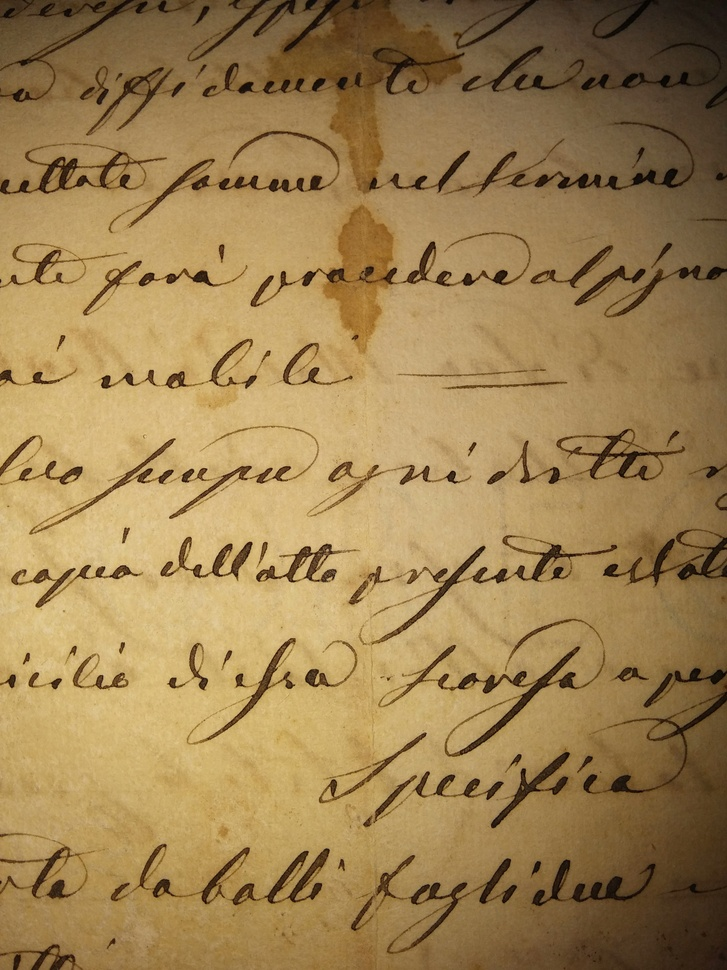
#> input picture basic/hand_writing.jpg, 727 x 970 px, shrunk from 3120 x 4160 before the run
$ python image_contours.py
#> lines starting #> are read from the running program, lines starting #| are printed output that depends on the picture; after the words box and inside, x2 and y2 are one past the last pixel; in counts of white or black regions, pixels touching at a corner belong together
# 이미지에서 컨투어 찾으려면 mode정해주어야 하고
# 입력이미지는 grayscale threshold로 이미지 전처리 필요

import cv2
import matplotlib.pyplot as plt

img = cv2.imread("hand_writing.jpg")
#> img is the input picture: shape (970, 727, 3); mean B, G, R 82.2, 130, 158.5
img_gray = cv2.cvtColor(img, cv2.COLOR_BGR2GRAY) # flag 지금 이상함
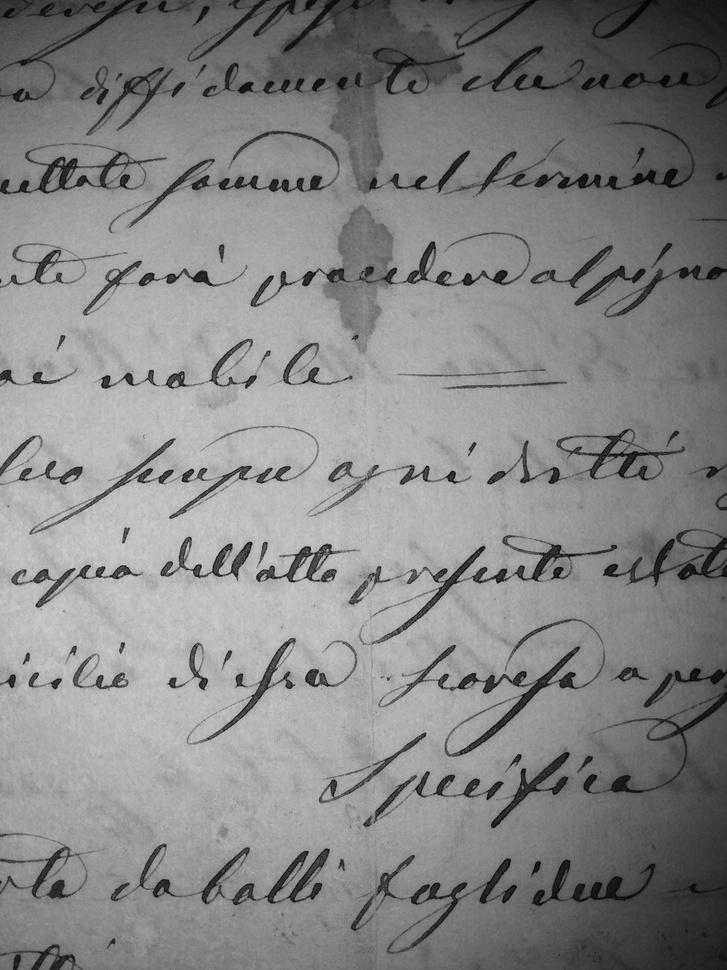
#> img_gray: shape (970, 727); min 2, max 208, mean 133.1
ret_max, img_thres = cv2.threshold(img_gray, 127, 255, 0)
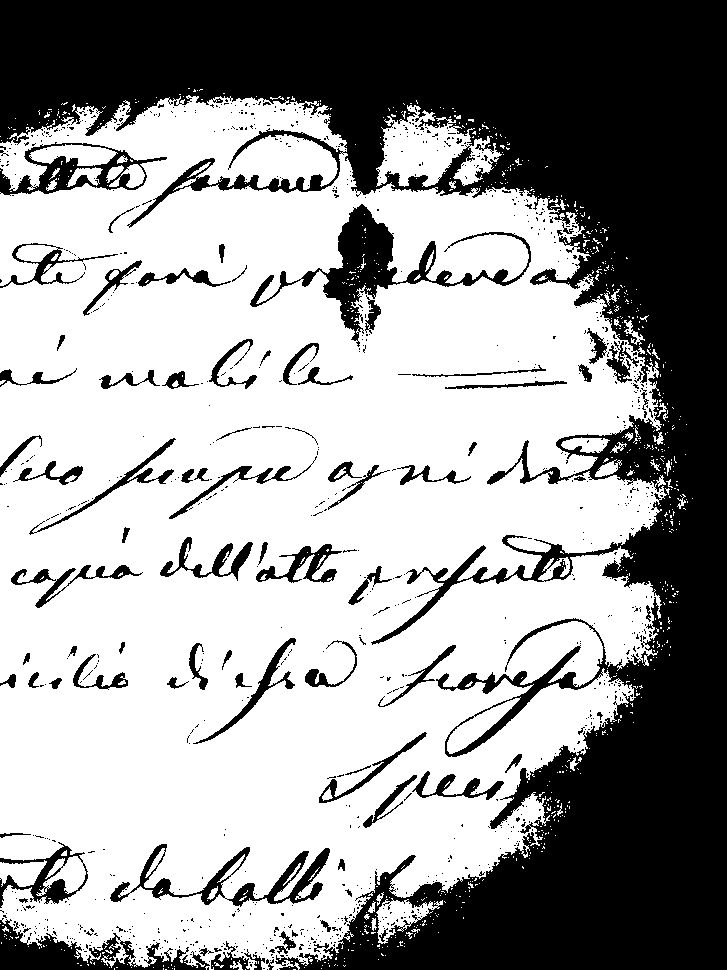
#> img_thres: shape (970, 727); 61.1% white; 1003 black regions (919 under 20 px), largest, box (x1, y1, x2, y2) and area: (0, 0, 727, 970) 232847, (250, 204, 531, 347) 6765, (0, 918, 210, 970) 4247

plt.imshow(img)
plt.show()

$ run again, with basic/cat.jpg copied over basic/hand_writing.jpg
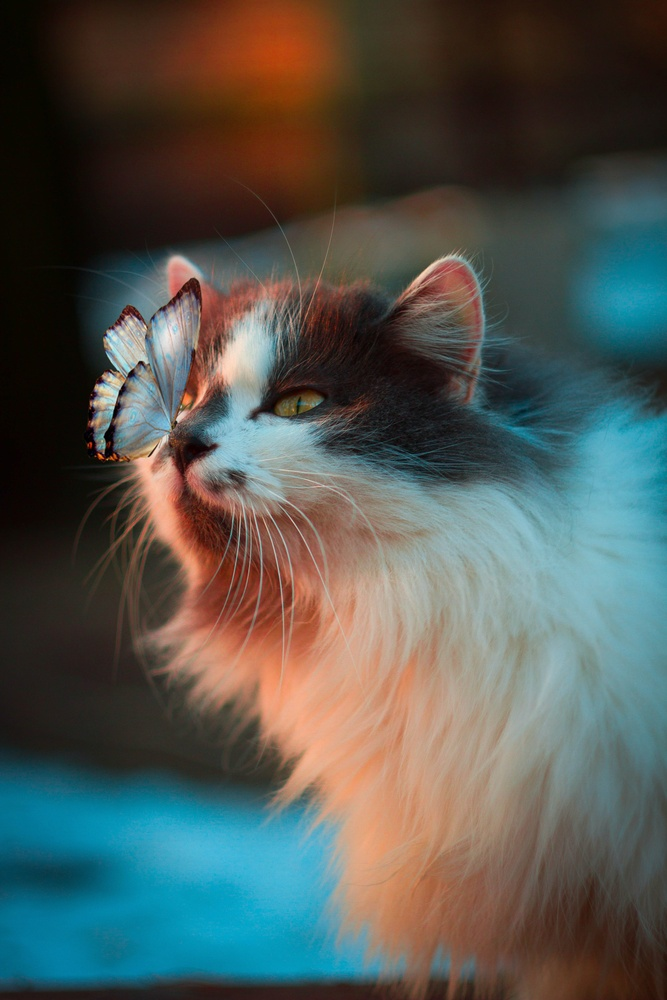
#> input picture basic/cat.jpg, 667 x 1000 px, shrunk from 3456 x 5184 before the run
#> img is the input picture: shape (1000, 667, 3); mean B, G, R 81.7, 86.8, 82.8
#> `img_gray = cv2.cvtColor(img, cv2.COLOR_BGR2GRAY)`:
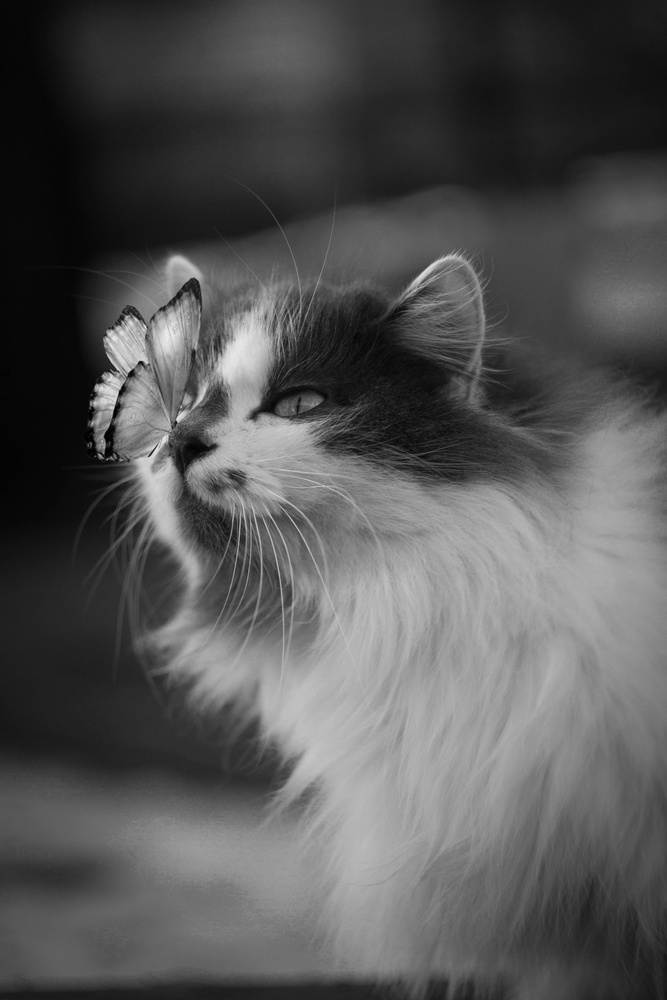
#> img_gray: shape (1000, 667); min 0, max 240, mean 85.1
#> `ret_max, img_thres = cv2.threshold(img_gray, 127, 255, 0)`:
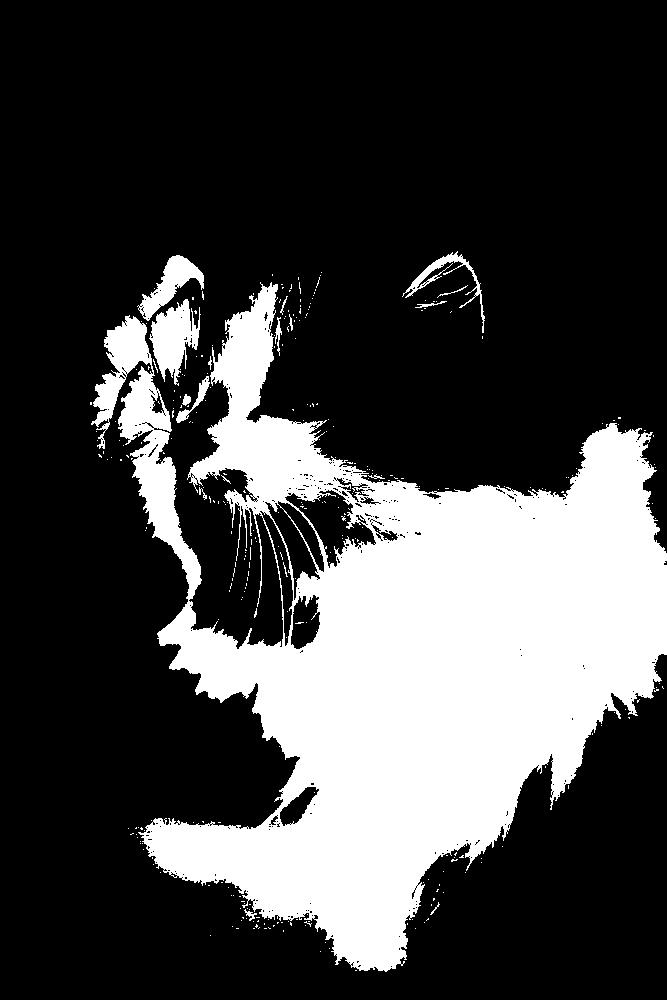
#> img_thres: shape (1000, 667); 26.4% white; 318 white regions (301 under 20 px), largest, box (x1, y1, x2, y2) and area: (91, 282, 667, 972) 169897, (149, 299, 201, 386) 2369, (137, 255, 204, 321) 1581
